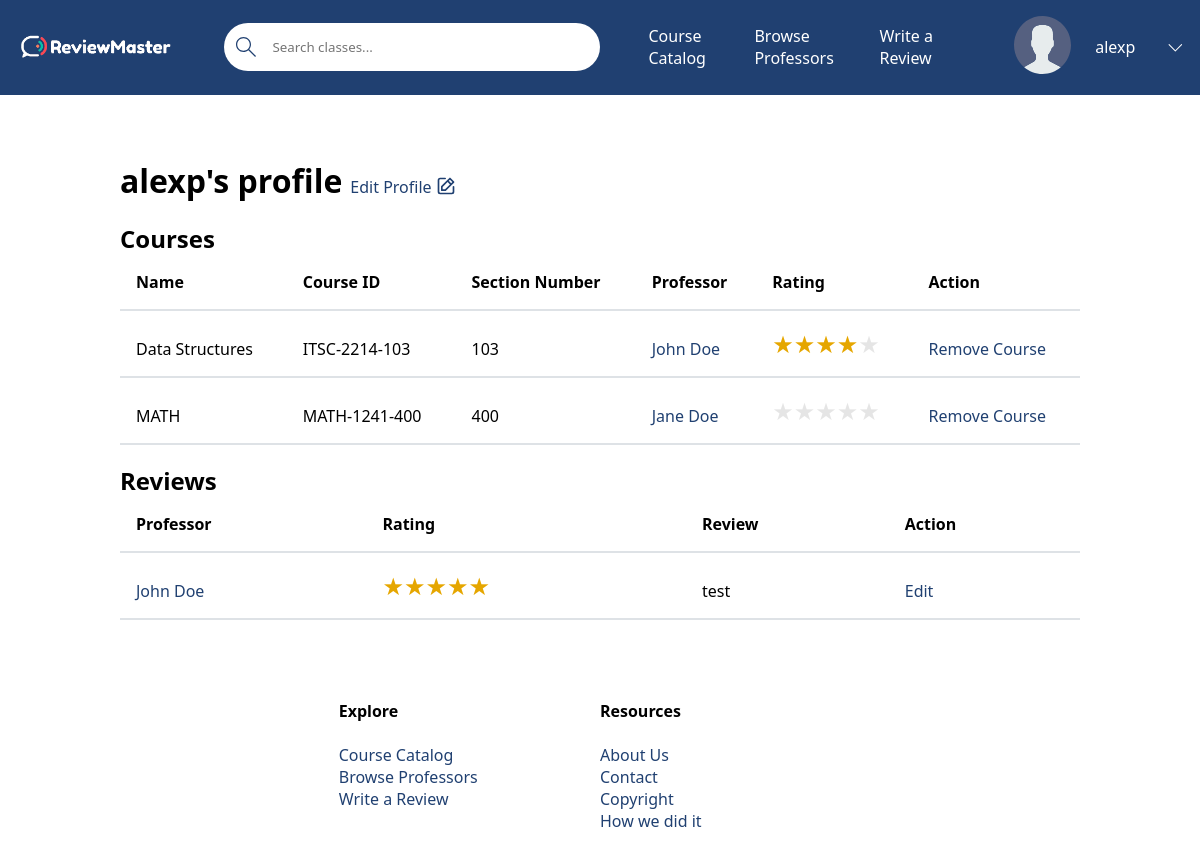
Before: /profile/alexp (signed in) with the older database file.
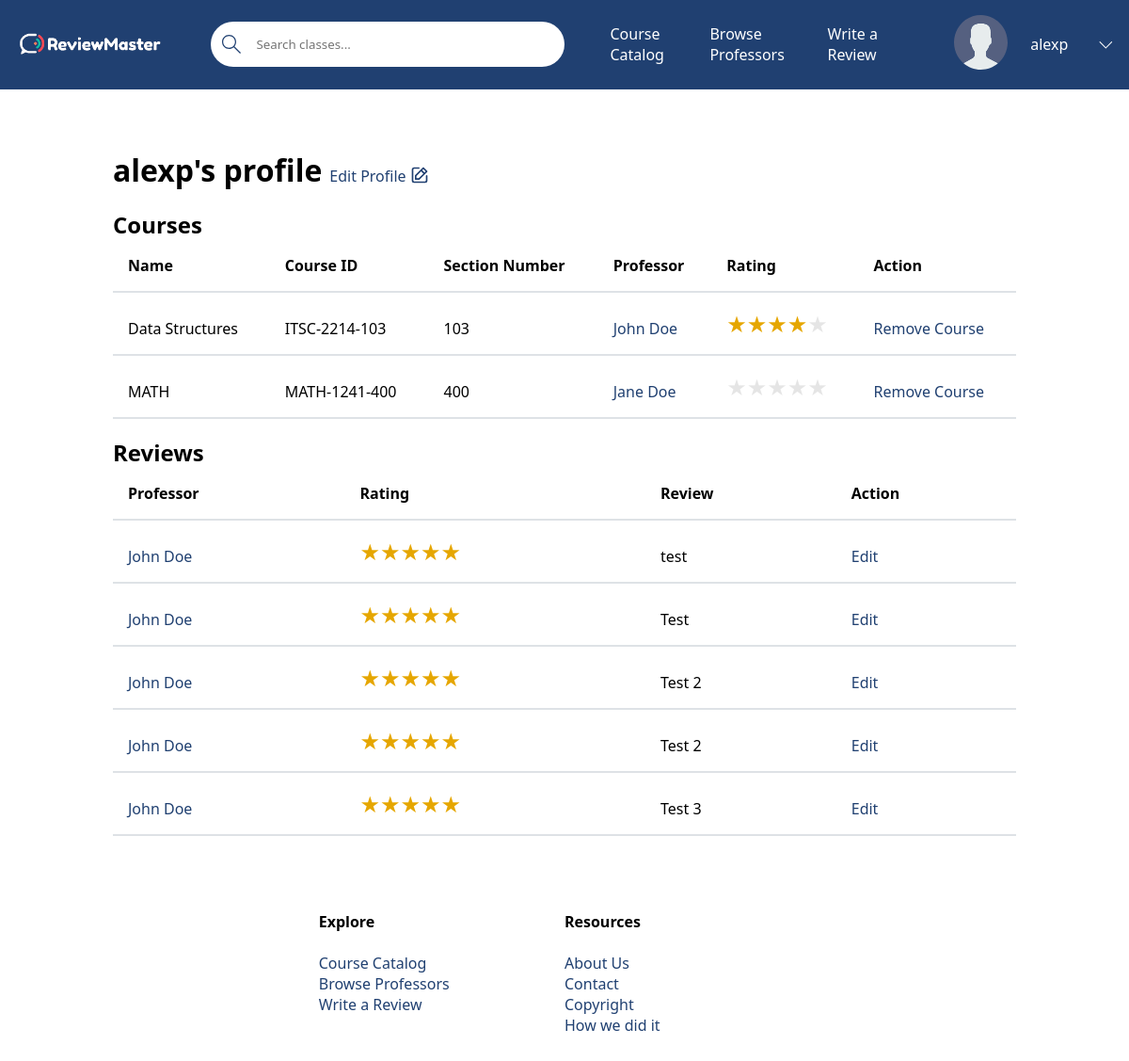
After: the same page with the newer database file.
### base/models.py (models this page shows, shortened)
class Course(models.Model):
    name = models.CharField(max_length=200)  # Ex: Software Engineering
    department = models.ForeignKey(Department, null=True,  on_delete=models.SET_NULL)  # NOT SURE IF SET NULL IS GOOD HERE
    number = models.IntegerField(null=False)  # Ex: 3155
    students = models.ManyToManyField(User, related_name='students', blank=True)  # The students who are taking the course
    professor = models.ForeignKey(Professor, related_name='professor', on_delete=models.SET_NULL, null=True)  # The professor who teach the course
    section_number = models.IntegerField() # EX: 100
    credit_hours = models.IntegerField() # EX: 3
    class Meta:
        ordering = ['department', 'number', 'section_number']  # Order by department, number, and section number.
    def __str__(self):
        return f'{self.department}-{self.number}-{self.section_number}'  # Calling will return DEPT-####-###

class Department(models.Model):
    name = models.CharField(max_length=4)  # EX: ITSC, MATH, ITIS, etc
    def __str__(self):
        return self.name  # Calling Department will return name

class Professor(models.Model):
    name = models.CharField(max_length=100)  # First & Last Name (John Doe)
    avatar = models.ImageField(null=True, default='avatar.svg')
    def rating(self):
        total = 0
        for review in self.review_set.all():
            total += review.rating
        if total == 0: # If no ratings we return 0
            return 'N/A'
        return f'{round(total / self.review_set.all().count(), 1)} / 5' # Rounds to tens place.
    def __str__(self):
        return self.name  # Calling Professor will return name

class Review(models.Model):
    professor = models.ForeignKey(Professor, on_delete=models.CASCADE)
    student = models.ForeignKey(User, on_delete=models.CASCADE)
    rating = models.IntegerField()
    course = models.ForeignKey(Course, related_name='course', on_delete=models.SET_NULL, null=True)
    review = models.TextField(null=True, blank=True)

### base/views/views_profile.py (the view)
# urls.py: path('profile/<str:pk>', profile, name='profile'),
def profile(request, pk):
    user = User.objects.get(username=pk)
    context = {
        'courses': user.students.all(),
        'user': user,
        'reviews' : user.review_set.all()
    }
    return render(request, 'base/profile.html', context)

### base/templates/base/profile.html (shortened to what this page needs)
{% extends 'main.html' %} {% load static %} {% block content %}
<main class="user-profile">
  <div class="button-title">
    <h1>{{ user.username }}'s profile</h1>
    {% if request.user == user %}
    <a href="{% url 'edit-profile' user %}">
      Edit Profile
    </a>
    {% endif %}
  </div>
  <h2>Courses</h2>
  {% if courses %} {% include 'base/courses_component.html' %} {% else %}
  <p>No courses added.</p>
  {% endif %}
  {% if request.user == user %}
    <h2>Reviews</h2>
    {% if reviews %}
      <table>
        <thead>
          <tr>
            <th>Professor</th>
            <th>Rating</th>
            <th>Review</th>
            <th>Action</th>
          </tr>
        </thead>
        <tbody>
          {% for review in reviews %}
            <tr>
              <td><a href="{% url 'professor-reviews' review.professor.name %}">{{ review.professor }}</a></td>
              <td><div class="container-rating"><span class="star-rating star-rating-{{ review.rating }}"></span></div></td>
              <td>{{ review.review }}</td>
              <td><a href="{% url 'edit_review' review.id %}">Edit</a></td>
            </tr>
          {% endfor %}
        </tbody>
      </table>
    {% else %}
      <p>No reviews yet.</p>
    {% endif %}
  {% endif %}
</main>
{% endblock content %}

### base/templates/base/courses_component.html
<table>
    <thead>
        <tr>
            <th>Name</th>
            <th>Course ID</th>
            <th>Section Number</th>
            <th>Professor</th>
            <th>Rating</th>
            {% if request.user.is_authenticated %}
                <th>Action</th>
            {% endif %}
        </tr>
    </thead>
    <tbody>
        {% for course in courses %}
            <tr>
                <td>{{ course.name }}</td>
                <td>{{ course }}</td>
                <td>{{ course.section_number }}</td>
                <td><a href="{% url 'professor-reviews' course.professor.name %}">{{ course.professor }}</a></td>
                <td><div class="container-rating"><span class="star-rating star-rating-{{ course.professor.rating|slice:":1" }}"></span></div></td>
                {% if request.user.is_authenticated %}
                    <td>
                        {% if request.user in course.students.all %}
                            <a href="{% url 'remove-course' course %}">Remove Course</a>
                        {% else %}
                            <a href="{% url 'add-course' course %}">Add Course</a>
                        {% endif %}
                    </td>
                {% endif %}
            </tr>
        {% endfor %}
    </tbody>
</table>

Changed rows visible on the page:
added Review: professor "John Doe", rating 5 (drawn), review "Test"
added Review: professor "John Doe", rating 5 (drawn), review "Test 2"
added Review: professor "John Doe", rating 5 (drawn), review "Test 2"
added Review: professor "John Doe", rating 5 (drawn), review "Test 3"
